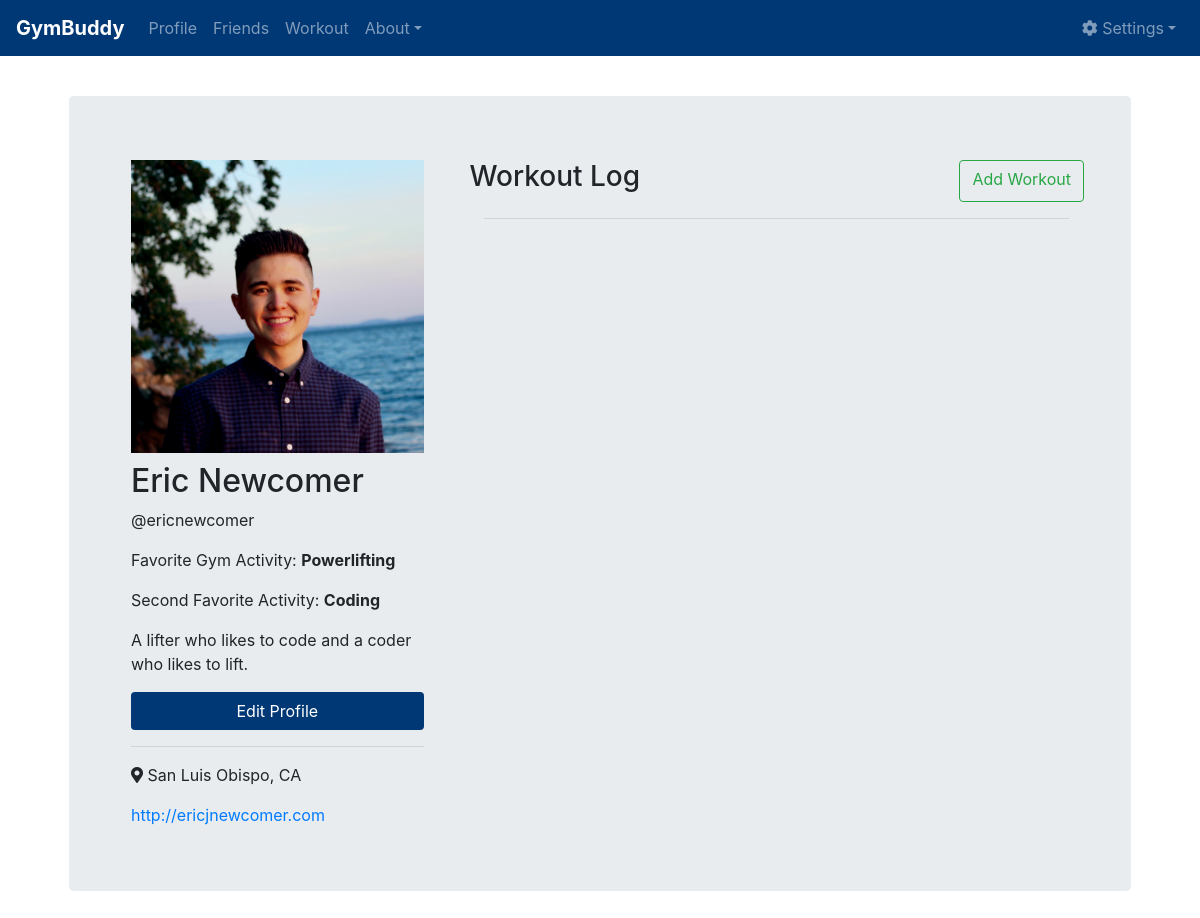
The app's page /profile/ (signed in), older data.
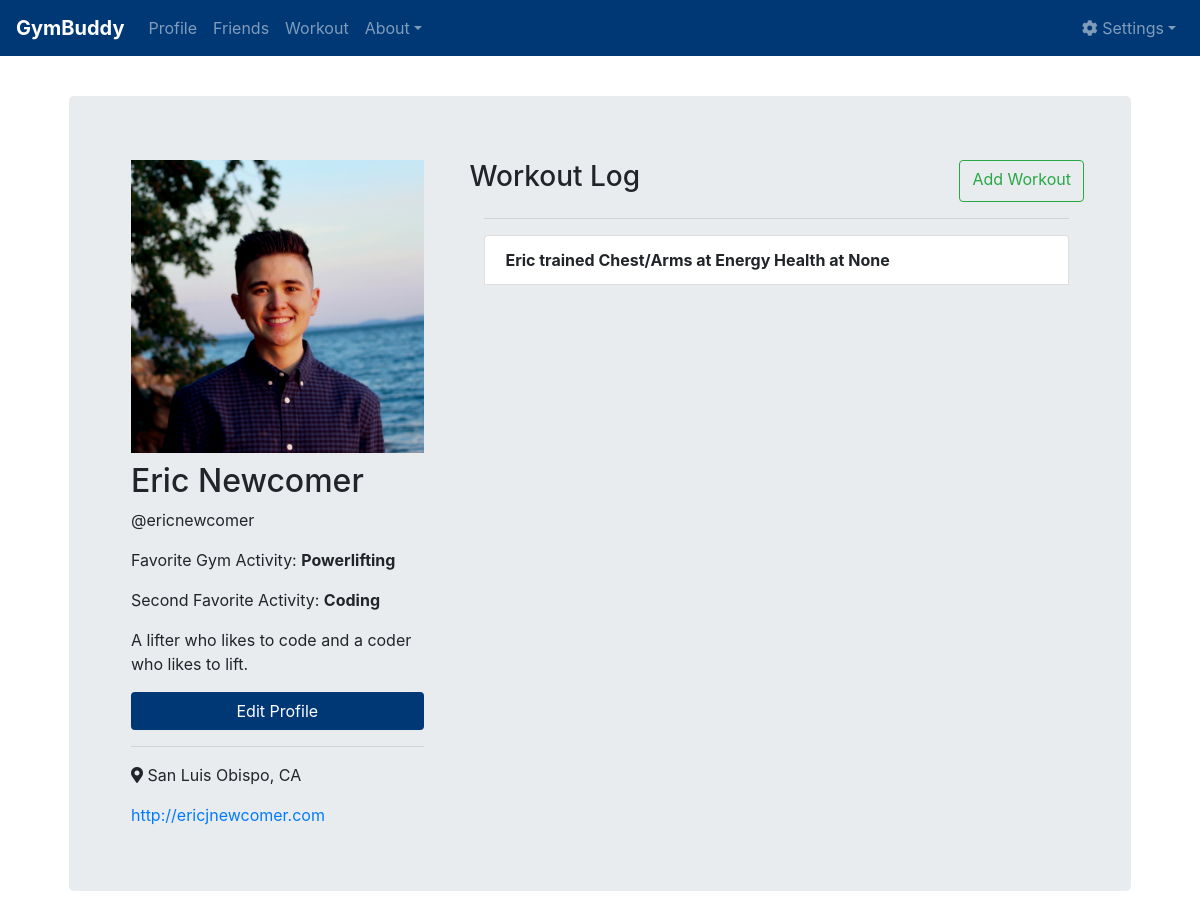
The same page, newer data.
### main/models.py (models this page shows, shortened)
class Profile(models.Model):
    user = models.OneToOneField(User, on_delete=models.CASCADE)
    bio = models.TextField(max_length=500, blank=True)
    location = models.CharField(max_length=30, blank=True)
    activity1 = models.CharField(max_length=50, blank=True)
    activity2 = models.CharField(max_length=50, blank=True)
    website = models.CharField(max_length=100, blank=True)
    image = models.ImageField(upload_to='profile_pics', default='profile_pics/default.png')
    objects = models.Manager()

class Workout(models.Model):
    what = models.CharField(max_length=100, blank=True)
    gym = models.CharField(max_length=100, blank=True)
    time = models.DateTimeField(auto_now_add=True)
    objects = models.Manager()

### main/views.py (the view)
# urls.py: path('profile/', views.profile, name='profile'),
@login_required
def profile(request):
    user = request.user
    workouts = Workout.objects.all().order_by('-time')
    context = {
        'user': user,
        'workouts': workouts,
    }
    return render(request, 'main/profile.html', context)

### main/templates/main/profile.html (shortened to what this page needs)
{% extends "main/base.html" %} {% block content %} {% load static %} {% include "main/navbar.html" %}
<div class="jumbotron">
    <div class="main-jumbo">
        <div class="row">
            <div class="col-md-4">
                {% if user.profile.image %}
                <img class="img-responsive" src="{{ user.profile.image.url }}" width="100%"> {% else %}
                <img class="img-responsive" src="{% static 'main/default.png' %}" width="100%"> {% endif %}
                <div class="main-info">
                    <h2>{{ user.first_name }} {{ user.last_name }}</h2>
                    <p>@{{user.username}}</p>
                    <p>Favorite Gym Activity:
                        <strong>{{ user.profile.activity1 }}</strong>
                    </p>
                    {% if user.profile.activity2 %}
                    <p>Second Favorite Activity:
                        <strong>{{ user.profile.activity2 }}</strong>
                    </p>
                    {% endif %}
                    <p>{{ user.profile.bio }}</p>
                    <a class="btn btn-gymbuddy" style="width: 100%;" href="/profile_edit/">Edit Profile</a>
                </div>
                <hr>
                <div class="main-info">
                    <p>
                        <i class="fas fa-map-marker-alt"></i> {{ user.profile.location }}</p>
                    <a href="{{ user.profile.website }}" target="_blank">{{ user.profile.website }}</a>
                </div>
            </div>
            <div class="col-md-8">
                <div class="body-info" style="margin-left: 5%;">
                    <div class="row">
                        <h3>Workout Log</h3>
                        <a class="btn btn-outline-success my-2 my-sm-0" href="/workout/" style="margin-left: auto;">Add Workout</a>
                    </div>
                    <hr>
                    <ul class="list-group">
                        {% for wkt in workouts %}
                        <li class="list-group-item"><strong>{{user.first_name}} trained {{wkt.what}} at {{wkt.gym}} at {{wkt.time}}</strong></li>
                        {% endfor %}
                    </ul>
                </div>
            </div>
        </div>
    </div>
</div>
</div>
{% endblock %}

Row changes from the older to the newer data that the page shows:
added Workout: {{ user.first_name }} "Eric", what "Chest/Arms", gym "Energy Health", time "None"
